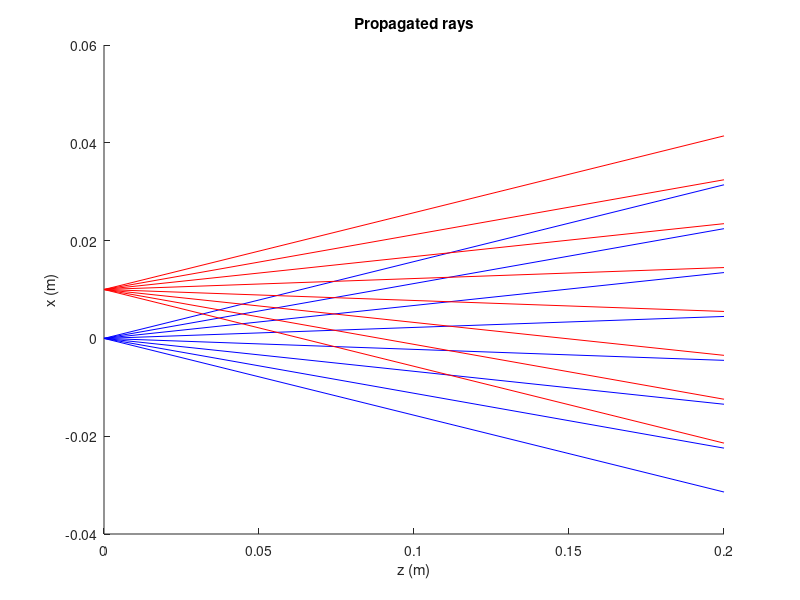
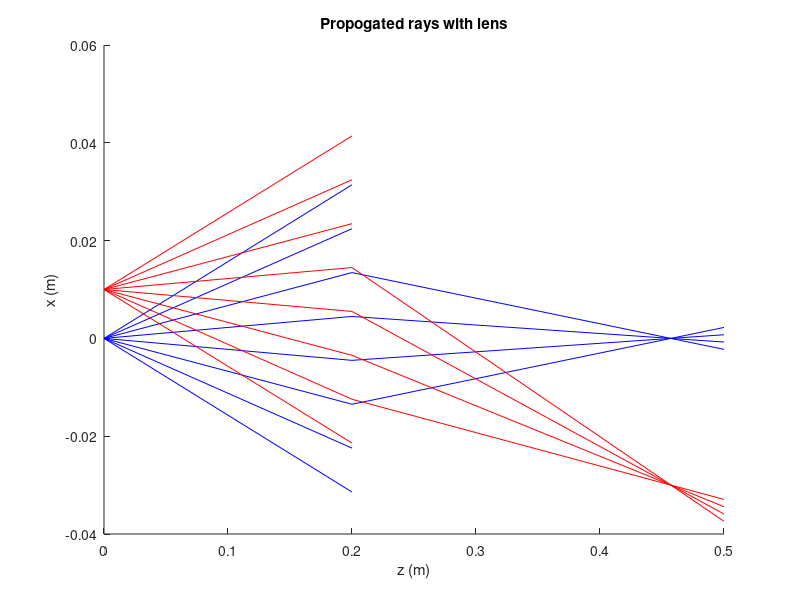

Write the MATLAB code that produced these figures, in order.
clear;
close all;




%% Section 1.4: Part 1

scale = 0.001; % Define the scale factor for the objects

N = 8; % This is the number of rays we want to graph

angles = linspace(-pi/20,pi/20, N); % Create a vector of all the ray angles we want to test

y = zeros(size(angles)); theta_y = zeros(size(angles));

x_1 = 0; x_2 = 10; % Starting x-coordinates for the two objects

d = 0.2; % defining the distance we are observing the rays traveling (in meters)

M_d1 = [1, d, 0, 0; % Creating the 3D ray-transfer matrix
        0, 1, 0, 0;
        0, 0, 1, d;
        0, 0, 0, 1];

rays_in_obj1 = [x_1 * scale * ones(size(angles)); % Make the 4 x N matrix for the first objects
                  angles;
                     y;
                  theta_y];

rays_in_obj2 = [x_2 * scale * ones(size(angles)); % Make the 4 x N matrix for the Second objects
                    angles;
                      y;
                    theta_y];

rays_out_obj1 = M_d1 * rays_in_obj1; % Calculating the resultant 
rays_out_obj2 = M_d1 * rays_in_obj2;

ray_z1 = [zeros(1, size(rays_in_obj1, 2)); d*ones(1, size(rays_in_obj1, 2))];
ray_z2 = [zeros(1, size(rays_in_obj2, 2)); d*ones(1, size(rays_in_obj2, 2))];

figure; hold on;

% sz_obj1 = size(object_1, 2);
% sz_obj2 = size(object_2, 2);
% Plot the rays for object 1
plot(ray_z1, [rays_in_obj1(1, :); rays_out_obj1(1, :)], 'Color', 'blue');
% Plot the rays for object 2
plot(ray_z2, [rays_in_obj2(1, :); rays_out_obj2(1, :)], 'Color', 'red');
title('Propagated rays');
xlabel('z (m)');
ylabel('x (m)');

%% Section 1.4: Part 2

figure; hold on

% Re-plot the rays from figure 1 so we can compare them in one figure like
% on the assignment

% Plot the rays for object 1
plot(ray_z1, [rays_in_obj1(1, :); rays_out_obj1(1, :)], 'Color', 'blue');
% Plot the rays for object 2
plot(ray_z2, [rays_in_obj2(1, :); rays_out_obj2(1, :)], 'Color', 'red');
title('Propogated rays with lens');
xlabel('z (m)');
ylabel('x (m)');

d_2 = 0.5; 

f = 150 * scale; % Define lens focal length

r_lens = 20 * scale;

M_d2 = [1, d_2, 0, 0; % creating the 3D ray-transfer matrix for the second part
        0, 1, 0, 0;
        0, 0, 1, d_2;
        0, 0, 0, 1];

M_f = [   1,    0,    0,    0; % Creating the focal point transfer matrix
       (-1/f),  1,    0,    0;
          0,    0     1,    0;
          0,    0, (-1/f),  1];

M = M_d1 * M_d2 * M_f; % Calculating the entire transfer matrix

rays_in_obj1_new = rays_out_obj1(:, abs(rays_out_obj1(1,:)) <= r_lens); % filtering out the rays that didn't hit the lens using logical indexing
rays_in_obj2_new = rays_out_obj2(:, abs(rays_out_obj2(1,:)) <= r_lens);

rays_out_obj1_new = M * rays_in_obj1_new; % Basically same process as part one now
rays_out_obj2_new = M * rays_in_obj2_new;

ray_z1_new = [ray_z1(2, 1:size(rays_in_obj1_new, 2)); d_2 * ones(1, size(rays_in_obj1_new, 2))];
ray_z2_new = [ray_z2(2, 1:size(rays_in_obj2_new, 2)); d_2 * ones(1, size(rays_in_obj2_new, 2))];

% Plot the rays for the new object 1
plot(ray_z1_new, [rays_in_obj1_new(1, :); rays_out_obj1_new(1, :)], 'Color', 'blue');
% Plot the rays for the new object 2
plot(ray_z2_new, [rays_in_obj2_new(1, :); rays_out_obj2_new(1, :)], 'Color', 'red');
